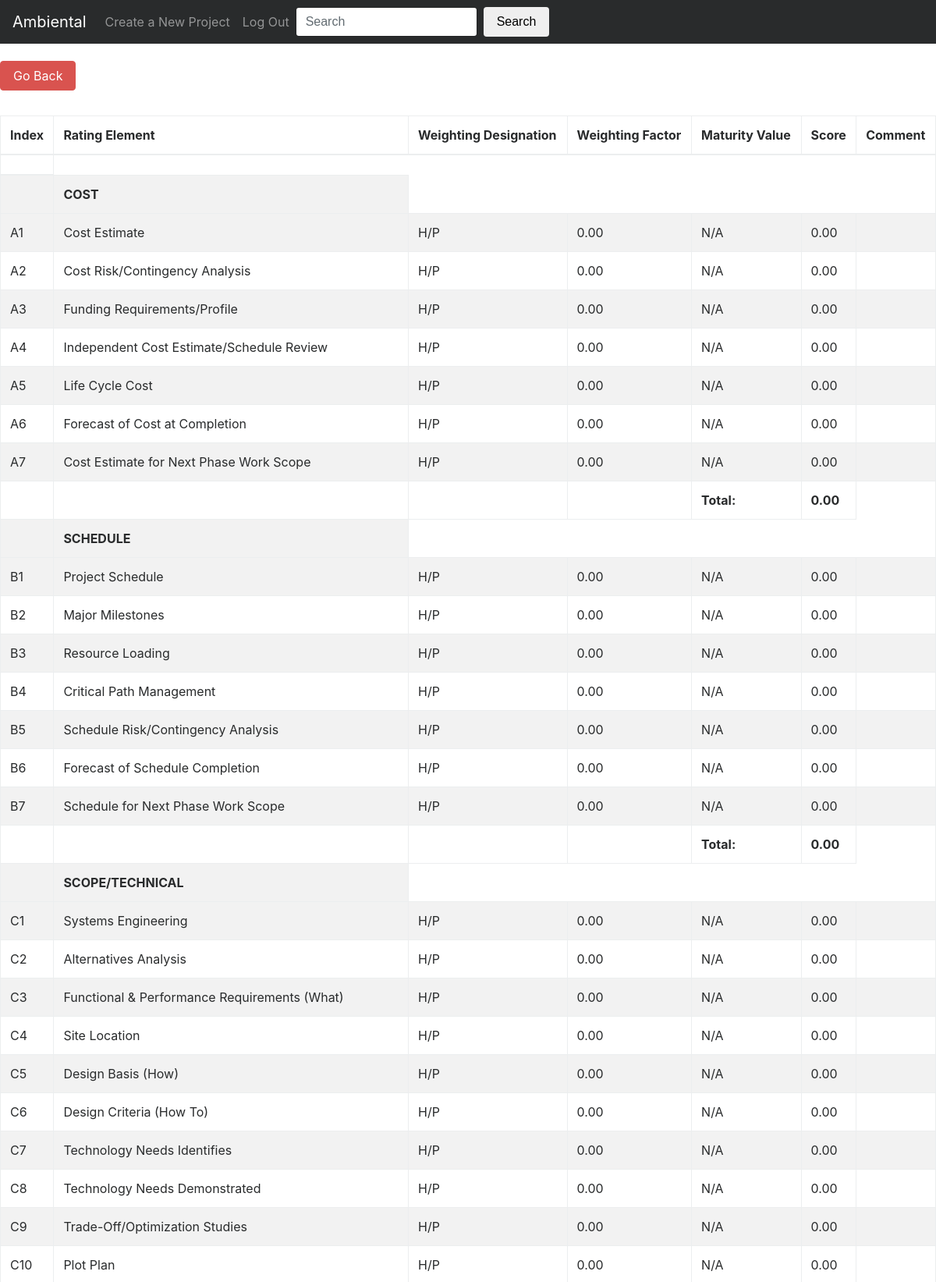
/ambiental/project/testy/9/cd-report (signed in, upper part), run on the app's committed database.
### ambiental/models.py (models this page shows, shortened)
class RatingElement(models.Model):
    cd = models.ForeignKey(CD, on_delete=models.CASCADE)
    group = models.CharField(max_length=50, blank=True)  # Group Name example Cost
    index = models.CharField(max_length=4, blank=True)  # Index of the group 'A1'
    name = models.CharField(max_length=100, blank=True)  # Rating Element name
    wd = models.CharField(max_length=100, default='H/P', blank=True)   # Weighting Designation
    wf = models.DecimalField(max_digits=4, decimal_places=2, blank=True, default=0)    # Weighting Factor
    mv = models.CharField(max_length=1, default='N/A', choices=MV, blank=True) # Maturity Value
    score = models.DecimalField(max_digits=4, decimal_places=2, blank=True, default=0) # Target Score
    comment = models.CharField(max_length=300, blank=True)
    slug = models.SlugField()

class CD(models.Model):
    project = models.ForeignKey(Project, on_delete=models.CASCADE)
    name = models.CharField(max_length=5)
    score_a = models.DecimalField(max_digits=6, decimal_places=2, blank=True, default=0)
    score_b = models.DecimalField(max_digits=6, decimal_places=2, blank=True, default=0)
    score_c = models.DecimalField(max_digits=6, decimal_places=2, blank=True, default=0)
    score_d = models.DecimalField(max_digits=6, decimal_places=2, blank=True, default=0)
    score_e = models.DecimalField(max_digits=6, decimal_places=2, blank=True, default=0)
    total_score = models.DecimalField(max_digits=6, decimal_places=2, blank=True, default=0)
    slug = models.SlugField()

### ambiental/views.py (the view)
# urls.py: url(r'^project/(?P<slug>[-\w]+)/(?P<pk>[0-9]+)/cd-report$', CdReportDetailView.as_view(), name='cd-report'),
class CdReportDetailView(LoginRequiredMixin, DetailView):
    login_url = reverse_lazy('login')
    redirect_field_name = 'redirect_to'
    model = CD
    template_name = 'ambiental/cd_report_detail.html'
    def get_context_data(self, **kwargs):
        context = {}
        total = 0
        context['cd'] = super(CdReportDetailView, self).get_context_data(**kwargs)
        context['project'] = Project.objects.get(id=context['cd']['object'].project.id)
        context['rea'] = RatingElement.objects.filter(cd_id=context['cd']['object'].id, group='COST')
        context['reb'] = RatingElement.objects.filter(cd_id=context['cd']['object'].id, group='SCHEDULE')
        context['rec'] = RatingElement.objects.filter(cd_id=context['cd']['object'].id, group='SCOPE/TECHNICAL')
        context['red'] = RatingElement.objects.filter(cd_id=context['cd']['object'].id, group='MANAGEMENT PLANNING AND CONTROL')
        context['ree'] = RatingElement.objects.filter(cd_id=context['cd']['object'].id, group='EXTERNAL FACTORS')
        return context

### templates/ambiental/cd_report_detail.html (shortened to what this page needs)
{% extends 'ambiental/base.html' %}
{% load staticfiles %}
{% block content_block %}
    <h1><a class="btn btn-danger " href="{% url 'project' cd.object.project.slug %}">Go Back</a></h1>
    <br>
    <table class="table table-striped table-bordered">
      <thead>
        <tr>
          <th>Index</th>
          <th>Rating Element</th>
          <th>Weighting Designation</th>
          <th>Weighting Factor</th>
          <th>Maturity Value</th>
          <th>Score</th>
          <th>Comment</th>
        </tr>
        <tr>
          <th>{{ ratingElement.group }}</th>
        </tr>
      </thead>
      <tbody>
        <tr><td></td><td><strong>COST</strong></td><tr>
        {% for ratingElement in rea %}
        <tr>
          <td>{{ ratingElement.index }}</td>
          <td>{{ ratingElement.name }}</td>
          <td>{{ ratingElement.wd }}</td>
          <td>{{ ratingElement.wf }}</td>
          <td>{{ ratingElement.mv }}</td>
          <td>{{ ratingElement.score }}</td>
          <td>{{ ratingElement.comment }}</td>
        </tr>
        {% endfor %}
        <tr>
          <td></td>
          <td></td>
          <td></td>
          <td></td>
          <td><strong>Total:</strong></td>
          <td><strong>{{ cd.object.score_a }}</strong></td>
        </tr>
        <tr><td></td><td><strong>SCHEDULE</strong></td><tr>
        {% for ratingElement in reb %}
        <tr>
          <td>{{ ratingElement.index }}</td>
          <td>{{ ratingElement.name }}</td>
          <td>{{ ratingElement.wd }}</td>
          <td>{{ ratingElement.wf }}</td>
          <td>{{ ratingElement.mv }}</td>
          <td>{{ ratingElement.score }}</td>
          <td>{{ ratingElement.comment }}</td>
        </tr>
        {% endfor %}
        <tr>
          <td></td>
          <td></td>
          <td></td>
          <td></td>
          <td><strong>Total:</strong></td>
          <td><strong>{{ cd.object.score_b }}</strong></td>
        </tr>
        <tr><td></td><td><strong>SCOPE/TECHNICAL</strong></td><tr>
        {% for ratingElement in rec %}
        <tr>
          <td>{{ ratingElement.index }}</td>
          <td>{{ ratingElement.name }}</td>
          <td>{{ ratingElement.wd }}</td>
          <td>{{ ratingElement.wf }}</td>
          <td>{{ ratingElement.mv }}</td>
          <td>{{ ratingElement.score }}</td>
          <td>{{ ratingElement.comment }}</td>
        </tr>
        {% endfor %}
      </tbody>
    </table>
{% endblock content_block %}

### data on the page
RatingElement: index "A1", name "Cost Estimate", wd "H/P", wf "0.00", mv "N/A", score "0.00"
RatingElement: index "A2", name "Cost Risk/Contingency Analysis", wd "H/P", wf "0.00", mv "N/A", score "0.00"
RatingElement: index "A3", name "Funding Requirements/Profile", wd "H/P", wf "0.00", mv "N/A", score "0.00"
RatingElement: index "A4", name "Independent Cost Estimate/Schedule Review", wd "H/P", wf "0.00", mv "N/A", score "0.00"
RatingElement: index "A5", name "Life Cycle Cost", wd "H/P", wf "0.00", mv "N/A", score "0.00"
RatingElement: index "A6", name "Forecast of Cost at Completion", wd "H/P", wf "0.00", mv "N/A", score "0.00"
RatingElement: index "A7", name "Cost Estimate for Next Phase Work Scope", wd "H/P", wf "0.00", mv "N/A", score "0.00"
CD: object.score_a "0.00", object.score_b "0.00"
RatingElement: index "B1", name "Project Schedule", wd "H/P", wf "0.00", mv "N/A", score "0.00"
RatingElement: index "B2", name "Major Milestones", wd "H/P", wf "0.00", mv "N/A", score "0.00"
RatingElement: index "B3", name "Resource Loading", wd "H/P", wf "0.00", mv "N/A", score "0.00"
RatingElement: index "B4", name "Critical Path Management", wd "H/P", wf "0.00", mv "N/A", score "0.00"
RatingElement: index "B5", name "Schedule Risk/Contingency Analysis", wd "H/P", wf "0.00", mv "N/A", score "0.00"
RatingElement: index "B6", name "Forecast of Schedule Completion", wd "H/P", wf "0.00", mv "N/A", score "0.00"
RatingElement: index "B7", name "Schedule for Next Phase Work Scope", wd "H/P", wf "0.00", mv "N/A", score "0.00"
RatingElement: index "C1", name "Systems Engineering", wd "H/P", wf "0.00", mv "N/A", score "0.00"
RatingElement: index "C2", name "Alternatives Analysis", wd "H/P", wf "0.00", mv "N/A", score "0.00"
RatingElement: index "C3", name "Functional & Performance Requirements (What)", wd "H/P", wf "0.00", mv "N/A", score "0.00"
RatingElement: index "C4", name "Site Location", wd "H/P", wf "0.00", mv "N/A", score "0.00"
RatingElement: index "C5", name "Design Basis (How)", wd "H/P", wf "0.00", mv "N/A", score "0.00"
RatingElement: index "C6", name "Design Criteria (How To)", wd "H/P", wf "0.00", mv "N/A", score "0.00"
RatingElement: index "C7", name "Technology Needs Identifies", wd "H/P", wf "0.00", mv "N/A", score "0.00"
RatingElement: index "C8", name "Technology Needs Demonstrated", wd "H/P", wf "0.00", mv "N/A", score "0.00"
RatingElement: index "C9", name "Trade-Off/Optimization Studies", wd "H/P", wf "0.00", mv "N/A", score "0.00"
RatingElement: index "C10", name "Plot Plan", wd "H/P", wf "0.00", mv "N/A", score "0.00"
